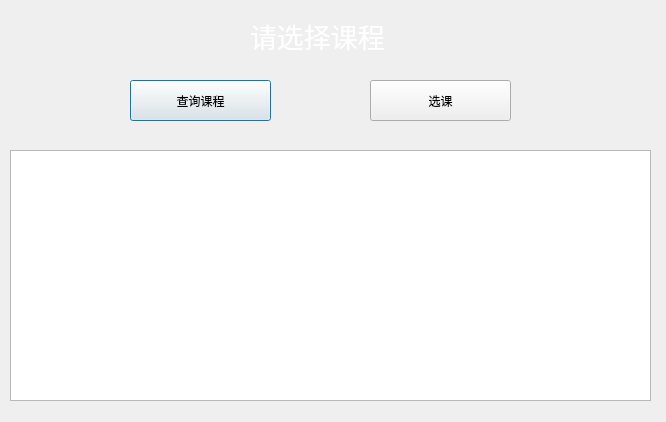
<?xml version="1.0" encoding="UTF-8"?>
<ui version="4.0">
 <class>course_select</class>
 <widget class="QDialog" name="course_select">
  <property name="geometry">
   <rect>
    <x>0</x>
    <y>0</y>
    <width>666</width>
    <height>422</height>
   </rect>
  </property>
  <property name="windowTitle">
   <string>Dialog</string>
  </property>
  <property name="styleSheet">
   <string notr="true">#course_select{
border-image: url(:/new/prefix1/科技风.jpg);
}</string>
  </property>
  <widget class="QLabel" name="label">
   <property name="geometry">
    <rect>
     <x>250</x>
     <y>10</y>
     <width>171</width>
     <height>51</height>
    </rect>
   </property>
   <property name="font">
    <font>
     <family>华文行楷</family>
     <pointsize>20</pointsize>
    </font>
   </property>
   <property name="styleSheet">
    <string notr="true">color: rgb(255, 255, 255);</string>
   </property>
   <property name="text">
    <string>请选择课程</string>
   </property>
  </widget>
  <widget class="QPushButton" name="button_find">
   <property name="geometry">
    <rect>
     <x>130</x>
     <y>80</y>
     <width>141</width>
     <height>41</height>
    </rect>
   </property>
   <property name="text">
    <string>查询课程</string>
   </property>
  </widget>
  <widget class="QPushButton" name="button_select">
   <property name="geometry">
    <rect>
     <x>370</x>
     <y>80</y>
     <width>141</width>
     <height>41</height>
    </rect>
   </property>
   <property name="text">
    <string>选课</string>
   </property>
  </widget>
  <widget class="QTableView" name="tableView">
   <property name="geometry">
    <rect>
     <x>10</x>
     <y>150</y>
     <width>641</width>
     <height>251</height>
    </rect>
   </property>
   <property name="editTriggers">
    <set>QAbstractItemView::NoEditTriggers</set>
   </property>
  </widget>
 </widget>
 <resources/>
 <connections/>
</ui>
